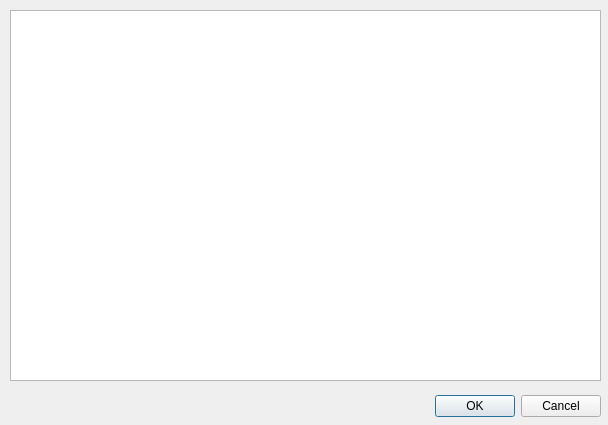
<?xml version="1.0" encoding="UTF-8"?>
<ui version="4.0">
 <class>Dialog</class>
 <widget class="QDialog" name="Dialog">
  <property name="geometry">
   <rect>
    <x>0</x>
    <y>0</y>
    <width>608</width>
    <height>425</height>
   </rect>
  </property>
  <property name="windowTitle">
   <string>Dialog</string>
  </property>
  <widget class="QDialogButtonBox" name="buttonBox">
   <property name="geometry">
    <rect>
     <x>260</x>
     <y>390</y>
     <width>341</width>
     <height>32</height>
    </rect>
   </property>
   <property name="orientation">
    <enum>Qt::Horizontal</enum>
   </property>
   <property name="standardButtons">
    <set>QDialogButtonBox::Cancel|QDialogButtonBox::Ok</set>
   </property>
  </widget>
  <widget class="QListWidget" name="layerList">
   <property name="geometry">
    <rect>
     <x>10</x>
     <y>10</y>
     <width>591</width>
     <height>371</height>
    </rect>
   </property>
   <property name="alternatingRowColors">
    <bool>true</bool>
   </property>
   <property name="selectionMode">
    <enum>QAbstractItemView::MultiSelection</enum>
   </property>
  </widget>
 </widget>
 <resources/>
 <connections>
  <connection>
   <sender>buttonBox</sender>
   <signal>accepted()</signal>
   <receiver>Dialog</receiver>
   <slot>accept()</slot>
   <hints>
    <hint type="sourcelabel">
     <x>248</x>
     <y>254</y>
    </hint>
    <hint type="destinationlabel">
     <x>157</x>
     <y>274</y>
    </hint>
   </hints>
  </connection>
  <connection>
   <sender>buttonBox</sender>
   <signal>rejected()</signal>
   <receiver>Dialog</receiver>
   <slot>reject()</slot>
   <hints>
    <hint type="sourcelabel">
     <x>316</x>
     <y>260</y>
    </hint>
    <hint type="destinationlabel">
     <x>286</x>
     <y>274</y>
    </hint>
   </hints>
  </connection>
 </connections>
</ui>
